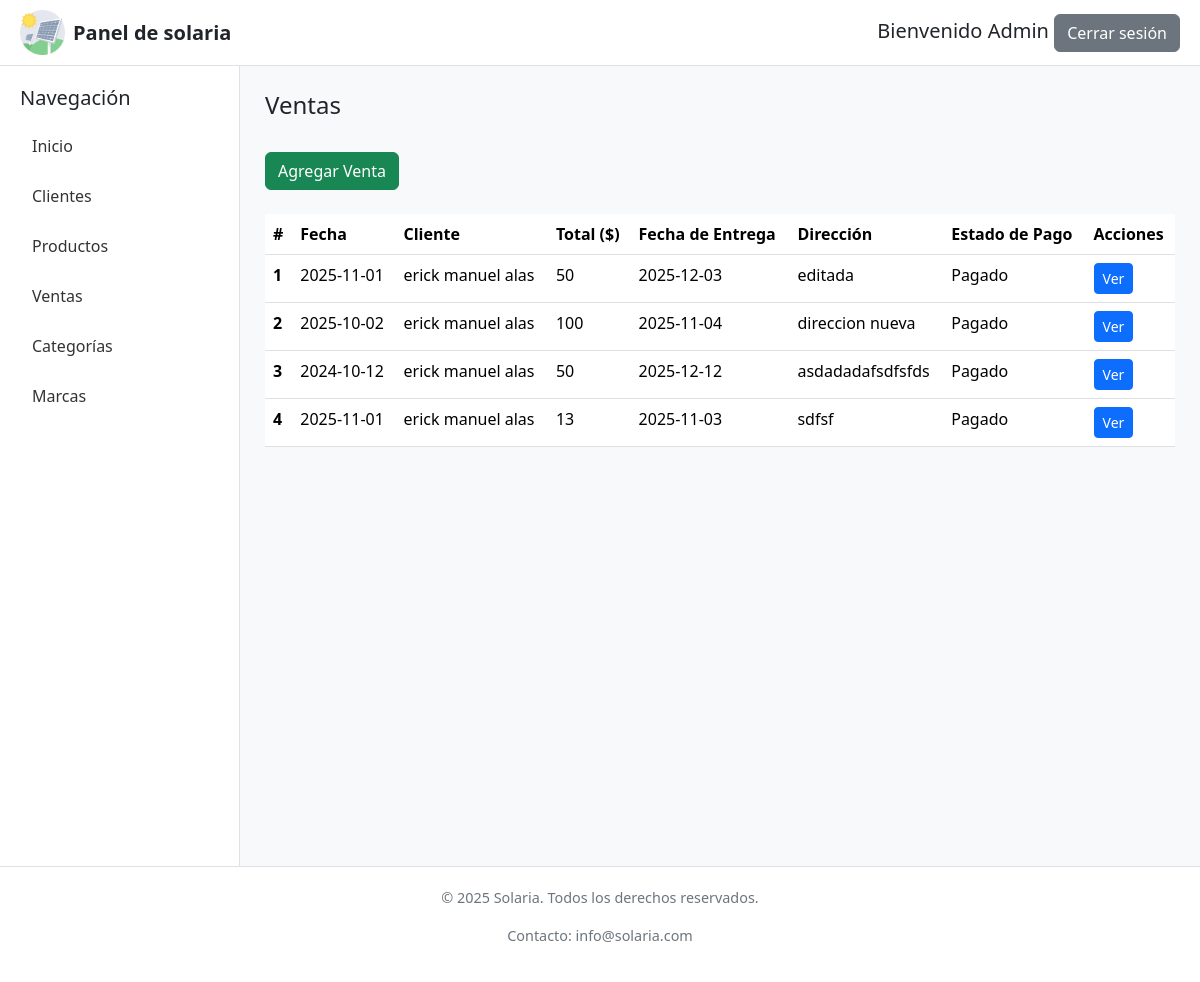
Page /ventas/listarVentas (signed in) on the committed database.
### tables this page shows
CREATE TABLE `ventas` (
  `ventaId` int(11) NOT NULL,
  `clienteId` int(11) NOT NULL,
  `direccionEntrega` varchar(255) DEFAULT NULL,
  `fechaVenta` date NOT NULL,
  `fechaEntregaEstimada` date DEFAULT NULL,
  `fechaEnvio` date DEFAULT NULL,
  `total` float(8,2) DEFAULT NULL
);

CREATE TABLE `usuarios` (
  `usuarioId` int(11) NOT NULL,
  `rolId` int(11) NOT NULL,
  `username` char(15) NOT NULL,
  `nombres` varchar(50) DEFAULT NULL,
  `apellidos` varchar(50) DEFAULT NULL,
  `pass` char(64) NOT NULL,
  `email` char(25) NOT NULL,
  `telefonoContacto` char(25) DEFAULT NULL
);

### controllers/VentasController.php (called while the page is built, shortened)
<?php
require_once('models/VentaModel.php');
require_once('models/ClienteModel.php');
class VentasController {
    private $ventaModel;
    private $clienteModel;
    private $pagosModel;
    public function __construct() {
        $this->ventaModel = new VentaModel();
        $this->clienteModel = new ClienteModel();
        $this->pagosModel = new PagoModel();
    }
    public function listarVentas() {
        $dataPagos = $this->pagosModel->verPagos();
        $pagos = array_column($dataPagos, null, 'ventaId');
        $ventas = $this->ventaModel->verVentas();
        $dataClientes = $this->clienteModel->verClientes();
        $clientes = array_column($dataClientes, null, 'clienteId');
        require_once(VIEWS_PATH.'ventas/panelVentas.php');
    }
}

### helpers/EnvLoader.php (called while the page is built, shortened)
<?php
class EnvLoader {
    public static function get($key, $default = null) {
        return $_ENV[$key] ?? getenv($key) ?: $default;
    }
}

### models/conexion.php (called while the page is built, shortened)
<?php
require_once __DIR__ . '/../helpers/EnvLoader.php';
class Conexion
{
    private $conDB = null;
    public function __construct() {
        try{
            $this->host = EnvLoader::get('DBHOST', 'localhost');
            $this->port = EnvLoader::get('DBPORT', '3306');
            $this->user = EnvLoader::get('DBUSER', 'root');
            $this->pass = EnvLoader::get('DBPASS', '');
            $this->dbname = EnvLoader::get('DBNAME', 'test');
            $strConexion = "mysql:host={$this->host};port={$this->port};dbname={$this->dbname}";
            $this->conDB = new PDO($strConexion, $this->user, $this->pass);
        }catch(Exception $e){
            echo "Error al cargar la conexion: " . $e->getMessage();
        }
    }
    public function getConexion() {
        return $this->conDB;
    }
}

### models/VentaModel.php (called while the page is built, shortened)
<?php
require_once('conexion.php');
require_once('ClienteModel.php');
class VentaModel extends Conexion {
    private $conexion;
    private $table = 'ventas';
    public function __construct() {
        $this->conexion = $this->getConexion();
    }
    public function verVentas(){
        try{
            $sql = "SELECT * FROM {$this->table}";
            $cmd = $this->conexion->prepare($sql);
            $cmd->execute();
            return $cmd->fetchAll(PDO::FETCH_ASSOC);
        }catch(Exception $e){
            echo "Error al obtener las ventas: " . $e->getMessage();
            return [];
        }
    }
}

### models/ClienteModel.php (called while the page is built, shortened)
<?php
require_once('conexion.php');
class ClienteModel extends Conexion {
    private $conexion;
    public function __construct() {
        $this->conexion = $this->getConexion();
    }
    public function verClientes() {
        try {
            $sql = "SELECT c.clienteId,u.nombres, u.apellidos,c.numDocumentoId,c.presupuestoDisp,
                        u.email,
                        u.telefonoContacto
                    FROM clientes AS c
                    JOIN usuarios AS u ON c.usuarioId = u.usuarioId";
            $cmd = $this->conexion->prepare($sql);
            $cmd->execute();
            return $cmd->fetchAll(PDO::FETCH_ASSOC);
        } catch(PDOException $e) {
            error_log("Error al obtener clientes: ".$e->getMessage());
            return [];
        }
    }
}
?>

### views/ventas/panelVentas.php (the view, shortened to what this page needs)
<?php require_once(VIEWS_PATH . "layout/header.php"); ?>
<h4>Ventas</h4>
<a href="<?php echo BASE_URL; ?>ventas/agregarVentaForm" class="btn btn-success mt-4 mb-4">Agregar Venta</a>
<table class="table">
    <thead>
        <tr>
            <th>#</th>
            <th>Fecha</th>
            <th>Cliente</th>
            <th>Total ($)</th>
            <th>Fecha de Entrega</th>
            <th>Dirección</th>
            <th>Estado de Pago</th>
            <th >Acciones</th>
            </tr>
    </thead>
    <tbody>
        <?php $contador = 1; foreach($ventas as $venta): ?>
        <tr>
            <th><?php echo $contador++; ?></th>
            <td><?php echo $venta['fechaVenta']; ?></td>
            <?php $nombreC = $clientes[$venta['clienteId']]['nombres'] . ' ' . $clientes[$venta['clienteId']]['apellidos']; ?>
            <td><?= $nombreC; ?></td>
            <td><?php echo $venta['total']; ?></td>
            <td><?php echo $venta['fechaEntregaEstimada']; ?></td>
            <td><?php echo $venta['direccionEntrega']; ?></td>
            <td><?php
                    if(!isset($pagos[$venta['ventaId']])){
                        echo "Pendiente";
                    }else{
                        echo "Pagado";
                    }
                ?>
            </td>
            <td>
                <?php
                    if(!isset($pagos[$venta['ventaId']])){
                ?>
                    <a href="<?php echo BASE_URL; ?>ventas/pagar/<?php echo $venta['ventaId']; ?>" class="btn btn-warning btn-sm">Pagar</a>
                    <a href="<?php echo BASE_URL; ?>ventas/editar/<?php echo $venta['ventaId']; ?>" class="btn btn-primary btn-sm">Editar</a>
                <?php
                    }else{
                        $url = BASE_URL . "ventas/ver/" . $venta['ventaId'];
                        echo "<a href='{$url}' class='btn btn-primary btn-sm'>Ver</a>";
                    }
                ?>
            </td>
        <?php endforeach; ?>
    </tbody>
</table>
<?php require_once(VIEWS_PATH . "layout/footer.php"); ?>

### views/layout/header.php (style rules this page uses)
body { background-color: #f8f9fa; }

### rows in the picture
ventas: fechaVenta "2025-11-01", clienteId.apellidos "erick manuel alas", total "50", fechaEntregaEstimada "2025-12-03", direccionEntrega "editada", shows "Pagado"
ventas: fechaVenta "2025-10-02", clienteId.apellidos "erick manuel alas", total "100", fechaEntregaEstimada "2025-11-04", direccionEntrega "direccion nueva", shows "Pagado"
ventas: fechaVenta "2024-10-12", clienteId.apellidos "erick manuel alas", total "50", fechaEntregaEstimada "2025-12-12", direccionEntrega "asdadadafsdfsfds", shows "Pagado"
ventas: fechaVenta "2025-11-01", clienteId.apellidos "erick manuel alas", total "13", fechaEntregaEstimada "2025-11-03", direccionEntrega "sdfsf", shows "Pagado"

### other values in the picture
$_SESSION['username'] "Admin"
